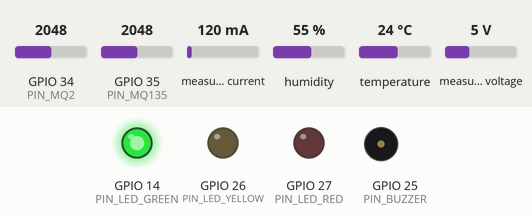
This sketch was run on a simulated ESP32. On the bench: output pins drawn as LEDs (lit = HIGH), buzzer (waves = sounding, pin HIGH). Wiring (inferred from the names in the program): DHT11 sensor: data GPIO 4. Inputs (shaded band) come from the test bench; at power-on: measured voltage 5 V, GPIO 34 (PIN_MQ2) = 2048, GPIO 35 (PIN_MQ135) = 2048, measured current 120 mA, humidity 55 %, temperature 24 °C (analog values on the 0–4095 scale). WiFi joins after 1.5 s; servers stay silent unless stated; uploads are accepted with an empty reply; EEPROM starts erased; what the sketch prints to the serial monitor is not drawn.

Above: at 1.3 s.
1.4 s: measured voltage set to 9.6 V
3.5 s: measured voltage set to 10.3 V
At 4.9 s:
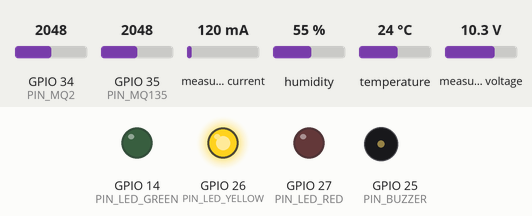
5.5 s: measured voltage set to 0.3 V
At 6.7 s:
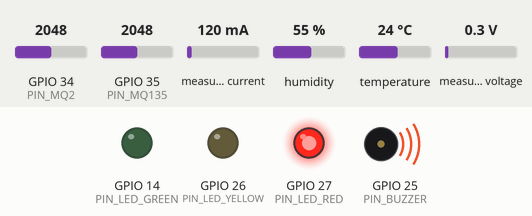
Timing chart, 0 to 8.5 s (numbered marks = the images above; inputs shaded):
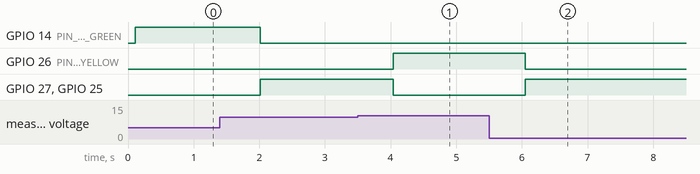

The sketch:

BatteryVitals_v12.0.ino
```cpp
/*
  =====================================================================
  BatteryVitals v12.0 — Industrial ESP32 Telemetry + Safety Firmware
  - Firebase Realtime Database push + Hosted Render REST API (dual sink)
  - Hardware watchdog enabled and fed every loop iteration
  - Non-blocking WiFi reconnect (no blocking connect loops)
  - Native non-blocking DHT11 driver on a millis() gate
  - INA219 power shunt integration with power-on self-test
  - Coulomb counting persisted across reboots (Preferences)
  - Derived analytics: energyWh, throughput cycle count, dV_dt / dT_dt,
    and resistance-based State of Health estimation
  - State escalation to SENSOR_FAULT / EMERGENCY
  =====================================================================
*/

#include <WiFi.h>
#include <HTTPClient.h>
#include <WiFiClientSecure.h>
#include <Wire.h>
#include <Adafruit_INA219.h>
#include <ArduinoJson.h>
#include <Preferences.h>
#include <esp_task_wdt.h>

// =====================================================================
// NETWORK & ENDPOINT CONFIGURATION
// =====================================================================
#define WIFI_SSID       "Om"
#define WIFI_PASSWORD   "123456789"

#define FIREBASE_HOST        "https://batteryvital-default-rtdb.asia-southeast1.firebasedatabase.app"
#define FIREBASE_URL_DATA    "https://batteryvital-default-rtdb.asia-southeast1.firebasedatabase.app/live_data/BAT001.json"
#define FIREBASE_URL_CONTROL "https://batteryvital-default-rtdb.asia-southeast1.firebasedatabase.app/commands/BAT001.json"
#define RENDER_URL_TELEMETRY "https://battery-vitals.onrender.com/api/telemetry"
#define RENDER_URL_CONTROL   "https://battery-vitals.onrender.com/api/control?batteryId=BAT001"

#define DEVICE_ID       "BV001"
#define BATTERY_ID      "BAT001"
#define FIRMWARE_VER    "v12.0"

// =====================================================================
// TIMING / SAFETY CONSTANTS
// =====================================================================
#define SENSOR_INTERVAL   2000
#define DHT_INTERVAL      3000
#define UPLOAD_INTERVAL   3000
#define CONTROL_INTERVAL  2000
#define SAFETY_INTERVAL   500
#define DIAGNOSTIC_PRINT  15000
#define WIFI_RETRY        10000
#define WDT_TIMEOUT_SEC   10
#define HTTP_TIMEOUT_MS   5000
#define GAS_WARMUP_MS     120000

#define NOMINAL_CAPACITY_AH  7.0f
#define NOMINAL_VOLTAGE      12.0f
#define ZERO_CURRENT_MA      50.0f
#define SHUNT_MIN_CURRENT_MA 100.0f

// Reference values for SOH estimation from internal resistance (mOhm)
#define R_TARGET_MOHM     65.0f   // r at 100% SOH
#define R_END_MOHM        200.0f  // r at 40% SOH
#define SOH_FLOOR         40.0f
#define SOH_CEIL          100.0f

// =====================================================================
// HARDWARE PINOUT
// =====================================================================
#define PIN_I2C_SDA     21
#define PIN_I2C_SCL     22
#define PIN_DHT         4
#define PIN_MQ2         34
#define PIN_MQ135       35
#define PIN_BUZZER      25
#define PIN_LED_YELLOW  26
#define PIN_LED_RED     27
#define PIN_LED_GREEN   14

Adafruit_INA219 ina219;
WiFiClientSecure secureClient;
Preferences prefs;

// =====================================================================
// SENSOR STATE
// =====================================================================
struct {
  float voltage      = 0.0f;
  float shunt_mV     = 0.0f;
  float current_mA   = 0.0f;
  float power_mW     = 0.0f;
  float temperature  = 25.0f;
  float humidity     = 50.0f;
  float prevVoltage  = 0.0f;
  float prevTemp     = 25.0f;
  float soc          = 100.0f;
  float soh          = 100.0f;
  bool  soh_valid    = false;  // SOH is only genuine once derived from a live resistance read
  float coulomb_Ah   = NOMINAL_CAPACITY_AH;
  float throughputAh = 0.0f;
  float energyWh     = 0.0f;
  float cycles       = 0.0f;
  float dV_dt        = 0.0f;
  float dT_dt        = 0.0f;
  float resistance   = 0.0f;
  float bhi          = 0.0f;
  int    mq2_raw     = 0;
  int    mq135_raw   = 0;
  uint32_t errors    = 0;
  bool   ina_ok      = false;
  bool   dht_ok      = false;
  const char* state  = "SAFE";
  const char* op     = "IDLE";
  bool red_led       = false;
  bool yellow_led    = false;
  bool green_led     = true;
  bool buzzer        = false;
  bool auto_mode     = true;
} sensor;

struct {
  unsigned long tSensor   = 0;
  unsigned long tDHT      = 0;
  unsigned long tUpload   = 0;
  unsigned long tControl  = 0;
  unsigned long tSafety   = 0;
  unsigned long tWiFi     = 0;
  unsigned long tPrint    = 0;
  unsigned long bootTime  = 0;
  uint32_t packetsSent    = 0;
  uint32_t packetsFailed  = 0;
} stats;

// =====================================================================
// NATIVE NON-BLOCKING DHT11 DRIVER
// =====================================================================
bool readNativeDHT11(uint8_t pin, float &temp, float &humidity) {
  uint8_t data[5] = {0, 0, 0, 0, 0};

  pinMode(pin, OUTPUT);
  digitalWrite(pin, LOW);
  delay(20);
  digitalWrite(pin, HIGH);
  delayMicroseconds(40);
  pinMode(pin, INPUT_PULLUP);
  unsigned long timeout = micros();

  while (digitalRead(pin) == HIGH) {
    if (micros() - timeout > 100) return false;
  }
  timeout = micros();
  while (digitalRead(pin) == LOW) {
    if (micros() - timeout > 100) return false;
  }
  timeout = micros();
  while (digitalRead(pin) == HIGH) {
    if (micros() - timeout > 100) return false;
  }

  for (int i = 0; i < 40; i++) {
    timeout = micros();
    while (digitalRead(pin) == LOW) {
      if (micros() - timeout > 100) return false;
    }
    unsigned long tBit = micros();
    while (digitalRead(pin) == HIGH) {
      if (micros() - tBit > 100) return false;
    }
    if ((micros() - tBit) > 40) {
      data[i / 8] |= (1 << (7 - (i % 8)));
    }
  }

  if (data[4] == ((data[0] + data[1] + data[2] + data[3]) & 0xFF)) {
    humidity = (float)data[0];
    temp = (float)data[2];
    return true;
  }
  return false;
}

// =====================================================================
// SENSOR READING & DERIVED ANALYTICS
// =====================================================================
float clampf(float v, float lo, float hi) {
  if (v < lo) return lo;
  if (v > hi) return hi;
  return v;
}

void readSensors() {
  float prevVoltage = sensor.voltage;
  float prevTemp = sensor.temperature;

  if (sensor.ina_ok) {
    sensor.voltage = ina219.getBusVoltage_V();
    sensor.shunt_mV = ina219.getShuntVoltage_mV();
    sensor.current_mA = ina219.getCurrent_mA();
    sensor.power_mW = ina219.getPower_mW();

    // Sanity gate: reject implausible reads and escalate to sensor fault.
    if (sensor.voltage < 0.0f || sensor.voltage > 50.0f || isnan(sensor.voltage)) {
      sensor.errors++;
      sensor.ina_ok = false;
    }
  }

  sensor.mq2_raw = analogRead(PIN_MQ2);
  sensor.mq135_raw = analogRead(PIN_MQ135);

  float dt = (float)SENSOR_INTERVAL / 1000.0f;
  float dtHours = dt / 3600.0f;

  // Coulomb counting (charge-discharge throughput).
  float AhDelta = (sensor.current_mA / 1000.0f) * dtHours;
  sensor.coulomb_Ah += AhDelta;
  sensor.coulomb_Ah = clampf(sensor.coulomb_Ah, 0.0f, NOMINAL_CAPACITY_AH);
  sensor.soc = (sensor.coulomb_Ah / NOMINAL_CAPACITY_AH) * 100.0f;

  // Cumulative throughput: one full cycle = 2x nominal capacity.
  sensor.throughputAh += (fabs(sensor.current_mA) / 1000.0f) * dtHours;
  sensor.cycles = sensor.throughputAh / (2.0f * NOMINAL_CAPACITY_AH);
  sensor.energyWh += (sensor.power_mW / 1000.0f) * dtHours;

  // Internal resistance from shunt drop while a non-trivial load flows.
  sensor.resistance = 0.0f;
  if (fabs(sensor.current_mA) > SHUNT_MIN_CURRENT_MA) {
    sensor.resistance = (fabs(sensor.shunt_mV) / 1000.0f) / (fabs(sensor.current_mA) / 1000.0f);
  }

  // SOH estimate derived from resistance growth toward end-of-life.
  if (sensor.resistance > 0.0f) {
    float soh = SOH_CEIL - ((sensor.resistance - R_TARGET_MOHM) / (R_END_MOHM - R_TARGET_MOHM)) * (SOH_CEIL - SOH_FLOOR);
    sensor.soh = clampf(soh, SOH_FLOOR, SOH_CEIL);
    sensor.soh_valid = true;
  }

  // Voltage / temperature slew rates for diagnostics.
  sensor.dV_dt = (sensor.voltage - prevVoltage) / dt;
  sensor.dT_dt = (sensor.temperature - prevTemp) / dt;

  // Operation direction.
  if (sensor.current_mA > ZERO_CURRENT_MA) sensor.op = "CHARGING";
  else if (sensor.current_mA < -ZERO_CURRENT_MA) sensor.op = "DISCHARGING";
  else sensor.op = "IDLE";

  // Battery Health Index (BHI) scoring.
  float bhi = 0.0f;
  if (sensor.voltage > 14.4f || sensor.voltage < 10.0f) bhi += 35.0f;
  if (sensor.voltage < 9.5f) bhi = 90.0f;                     // deep-discharge emergency
  if (sensor.temperature > 45.0f) bhi += 30.0f;
  if (sensor.temperature > 55.0f) bhi = 95.0f;                // thermal runaway edge
  if (sensor.mq2_raw > 1500) bhi += 25.0f;
  if (sensor.mq135_raw > 1500) bhi += 20.0f;
  sensor.bhi = clampf(bhi, 0.0f, 100.0f);

  if (sensor.bhi >= 90.0f) sensor.state = "EMERGENCY";
  else if (sensor.bhi >= 75.0f) sensor.state = "CRITICAL";
  else if (sensor.bhi >= 50.0f) sensor.state = "WARNING";
  else if (sensor.bhi >= 25.0f) sensor.state = "CAUTION";
  else sensor.state = "SAFE";

  // Sensor fault takes precedence: no valid power path or no ambient read.
  if (!sensor.ina_ok && !sensor.dht_ok) sensor.state = "SENSOR_FAULT";
}

// =====================================================================
// OUTPUT ACTUATION (LED + BUZZER)
// =====================================================================
void applyOutputs() {
  digitalWrite(PIN_LED_RED,    sensor.red_led);
  digitalWrite(PIN_LED_YELLOW, sensor.yellow_led);
  digitalWrite(PIN_LED_GREEN,  sensor.green_led);
  digitalWrite(PIN_BUZZER,     sensor.buzzer);
}

void updateSafetyOutputs() {
  if (sensor.auto_mode) {
    // Autonomous safety interlock based on the current risk state.
    if (strcmp(sensor.state, "CRITICAL") == 0 || strcmp(sensor.state, "EMERGENCY") == 0 || strcmp(sensor.state, "SENSOR_FAULT") == 0) {
      sensor.red_led = true;
      sensor.yellow_led = false;
      sensor.green_led = false;
      sensor.buzzer = true;
    } else if (strcmp(sensor.state, "WARNING") == 0 || strcmp(sensor.state, "CAUTION") == 0) {
      sensor.red_led = false;
      sensor.yellow_led = true;
      sensor.green_led = false;
      sensor.buzzer = false;
    } else {
      sensor.red_led = false;
      sensor.yellow_led = false;
      sensor.green_led = true;
      sensor.buzzer = false;
    }
    applyOutputs();
  }
  // In manual mode the control payload pushes the raw flags directly.
}

// =====================================================================
// WIFI MANAGEMENT (NON-BLOCKING)
// =====================================================================
void ensureWiFi() {
  if (WiFi.status() == WL_CONNECTED) return;
  unsigned long now = millis();
  if (now - stats.tWiFi < WIFI_RETRY) return;
  stats.tWiFi = now;

  Serial.printf("[WIFI] Connecting to %s...\n", WIFI_SSID);
  WiFi.mode(WIFI_STA);
  WiFi.setSleep(false);
  WiFi.setAutoReconnect(true);
  WiFi.begin(WIFI_SSID, WIFI_PASSWORD);

  unsigned long deadline = millis() + 15000;
  while (WiFi.status() != WL_CONNECTED && millis() < deadline) {
    delay(50);
    yield();
  }
  Serial.printf("[WIFI] %s (IP: %s, RSSI: %d dBm)\n",
    WiFi.status() == WL_CONNECTED ? "Connected" : "Connect failed",
    WiFi.localIP().toString().c_str(),
    WiFi.RSSI());
}

// =====================================================================
// CONTROL COMMAND PARSING
// =====================================================================
void applyControlPayload(const String &raw) {
  StaticJsonDocument<512> doc;
  DeserializationError err = deserializeJson(doc, raw);
  if (err) {
    Serial.println("[CONTROL] Invalid payload");
    return;
  }

  sensor.auto_mode  = doc["auto_mode"] | true;
  sensor.red_led    = doc["red_led"] | false;
  sensor.yellow_led = doc["yellow_led"] | false;
  sensor.green_led  = doc["green_led"] | true;
  sensor.buzzer     = doc["buzzer"] | false;

  if (!sensor.auto_mode) applyOutputs();
  Serial.printf("[CONTROL] auto=%d red=%d yellow=%d green=%d buzzer=%d\n",
    sensor.auto_mode, sensor.red_led, sensor.yellow_led, sensor.green_led, sensor.buzzer);
}

void pollControl() {
  if (WiFi.status() != WL_CONNECTED) return;

  HTTPClient http;
  secureClient.setInsecure();
  http.setConnectTimeout(3000);
  http.setTimeout(HTTP_TIMEOUT_MS);

  // Primary: Hosted Render Production control API.
  http.begin(secureClient, RENDER_URL_CONTROL);
  int code = http.GET();
  if (code == 200) {
    applyControlPayload(http.getString());
  } else {
    Serial.printf("[CONTROL] Render API %d => Firebase fallback\n", code);
    http.end();

    // Fallback: Firebase Realtime Database command node.
    http.begin(secureClient, FIREBASE_URL_CONTROL);
    Serial.printf("[CONTROL] Fetching firebase...\n");
    code = http.GET();
    if (code == 200) applyControlPayload(http.getString());
  }
  http.end();
}

// =====================================================================
// TELEMETRY UPLOAD (DUAL SINK)
// =====================================================================
String buildTelemetryPayload() {
  StaticJsonDocument<1024> doc;
  doc["batteryId"]    = BATTERY_ID;
  doc["deviceId"]     = DEVICE_ID;
  doc["firmware"]     = FIRMWARE_VER;
  doc["mac"]          = WiFi.macAddress();
  doc["voltage"]      = round(sensor.voltage * 100.0f) / 100.0f;
  doc["current"]      = round(sensor.current_mA * 10.0f) / 10.0f;
  doc["power"]        = round(sensor.power_mW * 10.0f) / 10.0f;
  doc["temperature"]  = round(sensor.temperature * 10.0f) / 10.0f;
  doc["humidity"]     = round(sensor.humidity * 10.0f) / 10.0f;
  doc["mq2"]          = sensor.mq2_raw;
  doc["mq2_pct"]      = map(constrain(sensor.mq2_raw, 200, 4095), 200, 4095, 0, 100);
  doc["mq135"]        = sensor.mq135_raw;
  doc["mq135_ppm"]    = map(constrain(sensor.mq135_raw, 300, 4095), 300, 4095, 400, 2000);
  doc["soc"]          = round(sensor.soc);
  // SOH is a measured/derived value only — the boot default of 100.0 must
  // never be reported as real telemetry, which is why it is omitted until a
  // resistance-derived reading exists.
  if (sensor.soh_valid) {
    doc["soh"]          = round(sensor.soh);
    doc["soh_valid"]    = true;
  } else {
    doc["soh_valid"]    = false;
  }
  doc["bhi"]          = round(sensor.bhi);
  doc["resistance"]   = round(sensor.resistance * 100.0f) / 100.0f;
  doc["dV_dt"]        = round(sensor.dV_dt * 1000.0f) / 1000.0f;
  doc["dT_dt"]        = round(sensor.dT_dt * 1000.0f) / 1000.0f;
  doc["energyWh"]     = round(sensor.energyWh * 100.0f) / 100.0f;
  doc["cycles"]       = round(sensor.cycles * 100.0f) / 100.0f;
  doc["errors"]       = sensor.errors;
  doc["state"]        = sensor.state;
  doc["op"]           = sensor.op;
  doc["ina_ok"]       = sensor.ina_ok;
  doc["dht_ok"]       = sensor.dht_ok;
  doc["gas_warm"]     = (millis() - stats.bootTime) > GAS_WARMUP_MS;
  doc["wifi_rssi"]    = WiFi.RSSI();
  doc["free_heap"]    = ESP.getFreeHeap();
  doc["auto_mode"]    = sensor.auto_mode;
  doc["red_led"]      = sensor.red_led;
  doc["yellow_led"]   = sensor.yellow_led;
  doc["green_led"]    = sensor.green_led;
  doc["buzzer"]       = sensor.buzzer;
  doc["timestamp"]    = millis(); // uptime ms; server stamps the received time on arrival

  String payload;
  serializeJson(doc, payload);
  return payload;
}

void sendTelemetry() {
  if (WiFi.status() != WL_CONNECTED) return;

  String payload = buildTelemetryPayload();

  HTTPClient http;
  secureClient.setInsecure();
  http.setConnectTimeout(3000);
  http.setTimeout(HTTP_TIMEOUT_MS);

  // Sink 1: Hosted Render production telemetry endpoint.
  http.begin(secureClient, RENDER_URL_TELEMETRY);
  http.addHeader("Content-Type", "application/json");
  int code = http.POST(payload);
  if (code == 200 || code == 201) {
    stats.packetsSent++;
    Serial.printf("[RENDER API] Pushed Telemetry Packet #%u\n", stats.packetsSent);
  } else {
    stats.packetsFailed++;
    Serial.printf("[RENDER API] POST failed (code %d), attempting Firebase RTDB push...\n", code);
  }
  http.end();

  // Sink 2: Firebase Realtime Database live node (flat packet for the web app).
  http.begin(secureClient, FIREBASE_URL_DATA);
  http.addHeader("Content-Type", "application/json");
  code = http.PUT(payload);
  if (code == 200 || code == 201) {
    Serial.println("[FIREBASE RTDB] Stream Updated Successfully");
  } else {
    stats.packetsFailed++;
    Serial.printf("[FIREBASE RTDB] PUT failed (code %d)\n", code);
  }
  http.end();

  persistAnalytics();
}

// =====================================================================
// ANALYTICS PERSISTENCE (SURVIVES REBOOT)
// =====================================================================
void restoreAnalytics() {
  prefs.begin("bvitals", false);
  sensor.coulomb_Ah   = prefs.getFloat("coulombAh", NOMINAL_CAPACITY_AH);
  sensor.throughputAh = prefs.getFloat("throughAh", 0.0f);
  sensor.energyWh     = prefs.getFloat("energyWh", 0.0f);
  sensor.soh          = prefs.getFloat("soh", 100.0f);
  sensor.soh_valid    = prefs.getBool("sohValid", false);
  sensor.coulomb_Ah   = clampf(sensor.coulomb_Ah, 0.0f, NOMINAL_CAPACITY_AH);
  sensor.soc          = (sensor.coulomb_Ah / NOMINAL_CAPACITY_AH) * 100.0f;
  sensor.cycles       = sensor.throughputAh / (2.0f * NOMINAL_CAPACITY_AH);
}

void persistAnalytics() {
  prefs.putFloat("coulombAh", sensor.coulomb_Ah);
  prefs.putFloat("throughAh", sensor.throughputAh);
  prefs.putFloat("energyWh", sensor.energyWh);
  prefs.putFloat("soh", sensor.soh);
  prefs.putBool("sohValid", sensor.soh_valid);
}

// =====================================================================
// SETUP
// =====================================================================
void setup() {
  Serial.begin(115200);
  delay(100);

  Serial.println(F("\n======================================================="));
  Serial.println(F("       BATTERYVITALS v12.0 FIRMWARE BOOT SEQUENCE        "));
  Serial.println(F("======================================================="));

  // Watchdog: reboot if the main loop ever stalls (e.g. stack lockup).
  esp_task_wdt_init(WDT_TIMEOUT_SEC, true);
  esp_task_wdt_add(NULL);

  pinMode(PIN_BUZZER, OUTPUT);
  pinMode(PIN_LED_RED, OUTPUT);
  pinMode(PIN_LED_YELLOW, OUTPUT);
  pinMode(PIN_LED_GREEN, OUTPUT);
  applyOutputs();

  analogReadResolution(12);
  analogSetAttenuation(ADC_11db);

  Wire.begin(PIN_I2C_SDA, PIN_I2C_SCL);
  Wire.setTimeOut(50);
  if (ina219.begin()) {
    ina219.setCalibration_16V_400mA();
    sensor.ina_ok = true;
    Serial.println("[INIT] INA219 Connected (0x40)");
  } else {
    Serial.println("[INIT] INA219 Offline");
  }

  pinMode(PIN_DHT, INPUT_PULLUP);
  Serial.println("[INIT] Native DHT11 initialized (GPIO4)");

  restoreAnalytics();
  Serial.printf("[INIT] Restored coulomb %.2f Ah / throughput %.2f Ah / energy %.2f Wh\n",
    sensor.coulomb_Ah, sensor.throughputAh, sensor.energyWh);

  ensureWiFi();
  stats.bootTime = millis();
}

// =====================================================================
// MAIN LOOP
// =====================================================================
void loop() {
  esp_task_wdt_reset();
  yield();
  unsigned long now = millis();

  if (WiFi.status() != WL_CONNECTED) ensureWiFi();

  if (now - stats.tSensor >= SENSOR_INTERVAL) {
    stats.tSensor = now;
    readSensors();
  }

  if (now - stats.tDHT >= DHT_INTERVAL) {
    stats.tDHT = now;
    float t, h;
    if (readNativeDHT11(PIN_DHT, t, h)) {
      sensor.temperature = t;
      sensor.humidity = h;
      sensor.dht_ok = true;
    } else {
      sensor.dht_ok = false;
    }
  }

  if (now - stats.tControl >= CONTROL_INTERVAL) {
    stats.tControl = now;
    pollControl();
  }

  if (now - stats.tSafety >= SAFETY_INTERVAL) {
    stats.tSafety = now;
    updateSafetyOutputs();
  }

  if (now - stats.tUpload >= UPLOAD_INTERVAL) {
    stats.tUpload = now;
    sendTelemetry();
  }

  if (now - stats.tPrint >= DIAGNOSTIC_PRINT) {
    stats.tPrint = now;
    Serial.printf("\n[STATUS] V: %.2fV | I: %.1fmA | T: %.1fC | SOC: %.0f%% | State: %s | Sent: %u | Fail: %u\n",
      sensor.voltage, sensor.current_mA, sensor.temperature,
      sensor.soc, sensor.state, stats.packetsSent, stats.packetsFailed);
  }

  delay(5);
}
```

Measured:
- the behaviour switches between 9.9 and 10 V on measured voltage (found by bisection; images 0 and 1)
- after the input at 3.5 s, GPIO 26 (PIN_LED_YELLOW): LOW → HIGH after 0.54 s; GPIO 27 (PIN_LED_RED), GPIO 25 (PIN_BUZZER): HIGH → LOW after 0.54 s
- after the input at 5.5 s, GPIO 26 (PIN_LED_YELLOW): HIGH → LOW after 0.55 s; GPIO 27 (PIN_LED_RED), GPIO 25 (PIN_BUZZER): LOW → HIGH after 0.55 s
